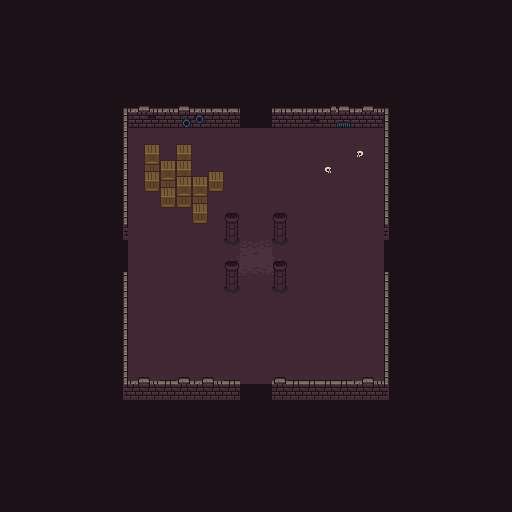

Rendered tile map (Tiled .tmx) drawn with the repository's tilesets; below, a short description and the map source with its tile grids summarised:
An orthogonal 32x32 tile map with 16x16 px tiles, 4 tile layers (floor, walls, objects, roof), 3 tilesets and 8 objects.

<map version="1.2" tiledversion="1.2.4" orientation="orthogonal" renderorder="right-down" width="32" height="32" tilewidth="16" tileheight="16" infinite="0" nextlayerid="13" nextobjectid="31">
 <tileset firstgid="1" source="tilesets/dungeon_set_1.tsx" />
 <tileset firstgid="257" name="dungeon_set_3" tilewidth="16" tileheight="16" tilecount="256" columns="16">
  <image source="0x72_16x16DungeonTileset_walls.v2.png" width="256" height="256" />
 </tileset>
 <tileset firstgid="513" source="tilesets/collider.tsx" />
 <layer id="2" name="floor" width="32" height="32">
  <data>[1024 cells, 1024 non-empty, 13 distinct tile ids]</data>
 </layer>
 <layer id="3" name="walls" width="32" height="32">
  <data>[1024 cells, 34 non-empty, 15 distinct tile ids]</data>
 </layer>
 <layer id="7" name="objects" width="32" height="32">
  <data>[1024 cells, 10 non-empty, 3 distinct tile ids]</data>
 </layer>
 <layer id="6" name="roof" width="32" height="32">
  <data>[1024 cells, 74 non-empty, 14 distinct tile ids]</data>
 </layer>
 <objectgroup id="5" name="COLLISION">
  <object id="22" x="112" y="272" width="16" height="144" />
  <object id="23" x="384" y="272" width="16" height="144" />
  <object id="24" x="272" y="400" width="112" height="16" />
  <object id="25" x="128" y="400" width="112" height="16" />
  <object id="26" x="112" y="112" width="16" height="128" />
  <object id="27" x="128" y="112" width="112" height="16" />
  <object id="29" x="272" y="112" width="112" height="16" />
  <object id="30" x="384" y="112" width="16" height="128" />
 </objectgroup>
</map>
